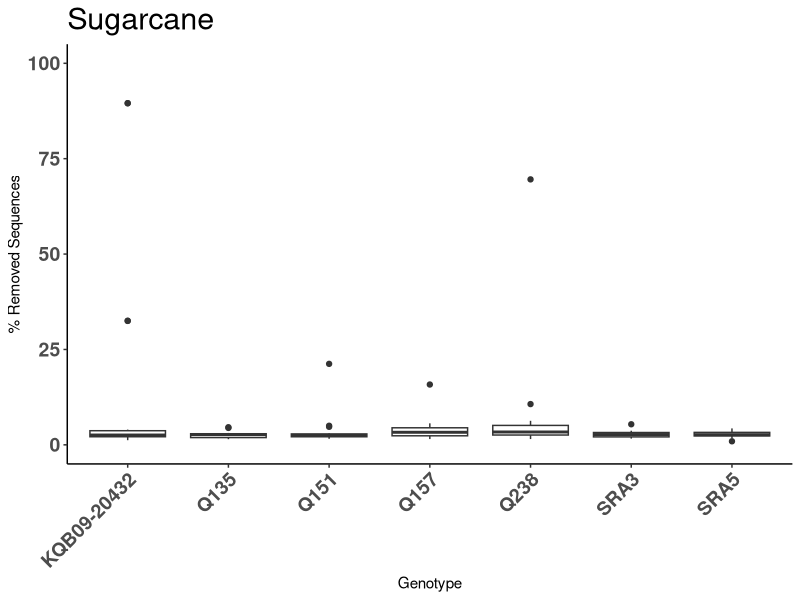
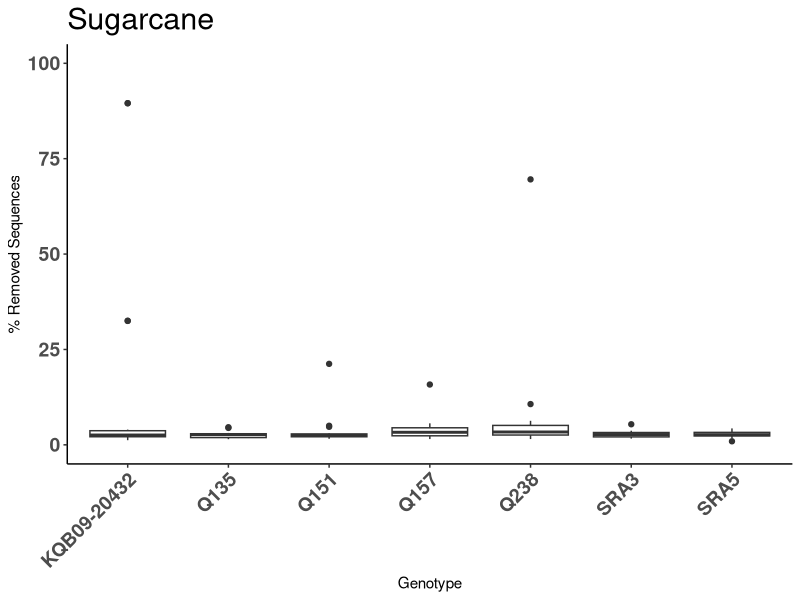
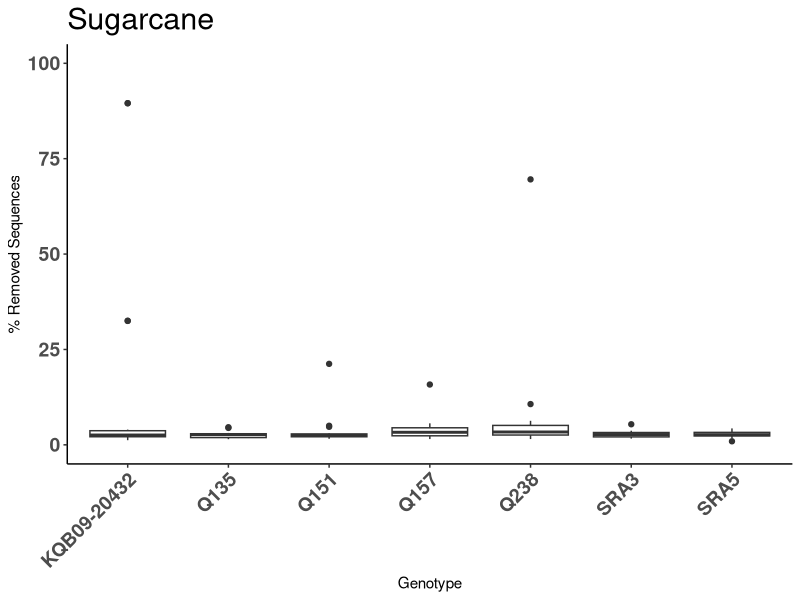

Recreate these plots in R, in order.
raw <- read.table("pretty_table_bbduk.csv", col.names = c("Accession", "Genotype", "Total", "Matched", "Percentage"), header = F, sep = ",")
library(dplyr)
library(ggplot2)
library(svglite)
library(ggrepel)

raw <- raw[complete.cases(raw),]
find_outlier <- function(x) {
  return(x < quantile(x, .25) - 1.5*IQR(x) | x > quantile(x, .75) + 1.5*IQR(x))
}

df <- raw %>%
        group_by(Genotype) %>%
        mutate(outlier = ifelse(find_outlier(Percentage), Accession, NA))


ggplot(data = df, aes (x = Genotype, y = Percentage))+
  geom_boxplot()+
# geom_text_repel(aes(label=outlier), na.rm=TRUE) +
  ggtitle("Sugarcane")+
  xlab("Genotype") + 
  ylab("% Removed Sequences") +
  ylim(0, 100) +
  theme_bw() +
  theme( panel.grid.major = element_blank(),
         axis.text.x = element_text(angle = 45, vjust = 1, hjust=1, size = 14, face="bold"),
         axis.text.y = element_text(size =14, face="bold"),
         plot.title = element_text(size=22), 
         panel.grid.minor = element_blank(),
         panel.border = element_blank(),
         panel.background = element_blank(),
         axis.line = element_line(colour = "black")
  )

ggsave(filename = "bbduk_removed_seqs_sugarcane.svg", device = "svg", units = "in", width = 6.05*1.2, height = 3.75*1.2)
ggsave(filename = "bbduk_removed_seqs_sugarcane.png", device = "png", units = "in", width = 6.05*1.2, height = 3.75*1.2)


#make big pretty table with all preprocessing
sugarcane <- read.table("../results/bbduk/pretty_table_bbduk.csv", col.names = c("Accession", "Genotype", "Total", "bbduk_removed", "bbduk_percentage_removed"), header = F, sep = ",")
sorghum <- read.table("../results/bbduk/pretty_sorghum_table_bbduk.csv", col.names = c("Accession", "Genotype", "Total", "bbduk_removed", "bbduk_percentage_removed"), header = F, sep = ",")

sugarcane$Species <- "Sugarcane"
sorghum$Species <- "Sorghum"

sugarcane <- sugarcane %>% mutate(bbduk_remaining = Total - bbduk_removed)
sorghum <- sorghum %>% mutate(bbduk_remaining = Total - bbduk_removed)

salmon_sugarcane <- read.table("../results/quant/pretty_table_cane.csv", col.names = c("Accession", "Genotype", "salmon_mapped_percentage_respect_bbduk"), header = F, sep = ",")
salmon_sorghum <- read.table("../results/quant/pretty_table_sorghum.csv", col.names = c("Accession", "Genotype", "salmon_mapped_percentage_respect_bbduk"), header = F, sep = ",")

salmon_sugarcane$Species <- "Sugarcane"
salmon_sorghum$Species <- "Sorghum"

merged_sugarcane <- merge(sugarcane, salmon_sugarcane, by = c("Accession", "Genotype", "Species"))
merged_sorghum <- merge(sorghum, salmon_sorghum, by = c("Accession", "Genotype", "Species"))


merged_sugarcane <- merged_sugarcane %>% mutate(salmon_remaining = round(bbduk_remaining*salmon_mapped_percentage_respect_bbduk/100)) %>% mutate(final_percentage_remaining_respect_total = round(100*(salmon_remaining/Total),4))
merged_sorghum <- merged_sorghum %>% mutate(salmon_remaining = (bbduk_remaining*salmon_mapped_percentage_respect_bbduk)/100) %>% mutate(final_percentage_remaining_respect_total = 100*(salmon_remaining/Total))

final <- rbind(merged_sugarcane, merged_sorghum)

write.table(final, "../results/summary_cleaning.csv", quote = F, row.names = F, col.names = T, sep = ",")
